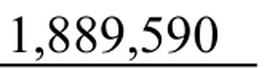
#> input picture runs/web-20261017-095429/pages/cells/doc_840b15aa4dc3/cell_p107_r11c3.png, 275 x 68 px
$ python -i image.py   (imports and definitions only)
#> lines starting #> are read from the running program, lines starting #| are printed output that depends on the picture; after the words box and inside, x2 and y2 are one past the last pixel; in counts of white or black regions, pixels touching at a corner belong together
#> further down, picture is the input picture: PIL image 275x68 RGB; min 0, max 255, mean 216.3
"""图像预处理 —— 提升扫描件 OCR 精度的确定性步骤。

金融扫描件常见问题：歪斜（拍照/复印）、装订线阴影、印章遮挡、
纸张泛黄导致对比度不足。每一步都做**条件触发**，不是无脑全套处理
（过度二值化反而会损失小字号数字的细节）。
"""

from __future__ import annotations

from dataclasses import dataclass
from pathlib import Path

from pydantic import BaseModel, Field

from agent.runtime.errors import HarnessError
from agent.tools.registry import tool

try:
    from PIL import Image, ImageOps

    _HAS_PIL = True
except ImportError:  # pragma: no cover
    Image = None  # type: ignore[assignment]
    ImageOps = None  # type: ignore[assignment]
    _HAS_PIL = False


@dataclass
class PreprocessReport:
    """预处理报告 —— 记录**做了什么、为什么做**，用于可追溯。"""

    applied: list[str]
    skipped: list[str]
    skew_degrees: float = 0.0
    original_size: tuple[int, int] = (0, 0)
    final_size: tuple[int, int] = (0, 0)

    # [8 lines left out: function to_dict, not called in this run]


def estimate_skew(image: "Image.Image", *, max_degrees: float = 8.0) -> float:
    """估计页面歪斜角度。

    用「投影方差最大化」法：对候选角度做小角度旋转，计算水平投影
    的方差，方差最大时文本行最对齐。无需 OpenCV，纯 PIL + numpy。
    """
#> called with max_degrees = 8
    import numpy as np

    gray = image.convert("L")
    # 降采样加速
    w, h = gray.size
#> w = 275; h = 68
    scale = min(1.0, 1000.0 / max(w, h))
#> scale = 1
    if scale < 1.0:
        gray = gray.resize((int(w * scale), int(h * scale)), Image.Resampling.BILINEAR)

    arr = np.asarray(gray, dtype=np.float32)
    # 二值化：暗像素为前景（文字）
    thr = arr.mean() - arr.std() * 0.5
#> thr = 176.8
    binary = (arr < thr).astype(np.float32)
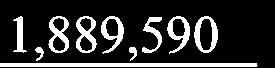
#> binary: shape (68, 275) float32; values 0 (black) and 1 (white), 18.6% white; 10 white regions, largest, box (x1, y1, x2, y2) and area: (0, 63, 258, 67) 1029, (194, 16, 218, 53) 378, (76, 16, 97, 53) 369

    best_angle, best_score = 0.0, -1.0
    for angle in np.arange(-max_degrees, max_degrees + 0.25, 0.5):
        rotated = Image.fromarray((binary * 255).astype("uint8")).rotate(
            angle, resample=Image.Resampling.BILINEAR, fillcolor=0
        )
        proj = np.asarray(rotated, dtype=np.float32).sum(axis=1)
        var = float(proj.var())
        if var > best_score:
            best_score, best_angle = var, float(angle)
#> this loop made 33 passes
#> (var, best_score, best_angle) on passes 1 to 12: (25223518, 25223518, -8), (26481978, 26481978, -7.5), (27886524, 27886524, -7), (29160754, 29160754, -6.5), (30266012, 30266012, -6), (31400504, 31400504, -5.5), (32690206, 32690206, -5), (34277716, 34277716, -4.5), (36607904, 36607904, -4), (40687044, 40687044, -3.5), (47811276, 47811276, -3), (59027160, 59027160, -2.5)
#> var on passes 18 to 23: 184269840, 138041232, 100349456, 74992160, 58071592, 48109112
#> pass 1, in estimate_skew, `rotated = Image.fromarray((binary * 255).astype("uint8")).rotate( angl..`:
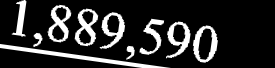
#> rotated: PIL image 275x68 L; min 0, max 255, mean 41.9
#> pass 2, in estimate_skew, `rotated = Image.fromarray((binary * 255).astype("uint8")).rotate( angl..`:
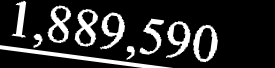
#> rotated: PIL image 275x68 L; min 0, max 255, mean 42
#> pass 3, in estimate_skew, `rotated = Image.fromarray((binary * 255).astype("uint8")).rotate( angl..`:
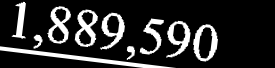
#> rotated: PIL image 275x68 L; min 0, max 255, mean 42.1
#> after the loop, best_angle = 0; best_score = 238708944
    return best_angle


# [80 lines left out: function preprocess_image, not called in this run]


# ==========================================================================
# 工具封装
# ==========================================================================


# [8 lines that did not run here, left out]


# [26 lines that did not run here, left out]


__all__ = [
    "PreprocessReport",
    "estimate_skew",
    "preprocess_image",
    "preprocess_tool",
]

>>> from PIL import Image
>>> picture = Image.open('../../runs/web-20261017-095429/pages/cells/doc_840b15aa4dc3/cell_p107_r11c3.png')
>>> result = estimate_skew(picture)
#> result = 0

$ run again, on runs/web-20261017-095429/pages/cells/doc_840b15aa4dc3/cell_p107_r2c0.png
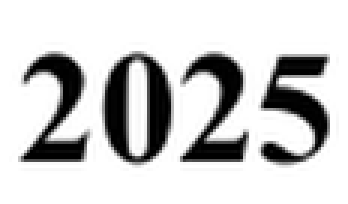
#> input picture runs/web-20261017-095429/pages/cells/doc_840b15aa4dc3/cell_p107_r2c0.png, 116 x 68 px (shown 3 times larger)
#> picture is the input picture: PIL image 116x68 RGB; min 0, max 255, mean 204.7
#> thr = 158.6
#> in estimate_skew, `binary = (arr < thr).astype(np.float32)`:
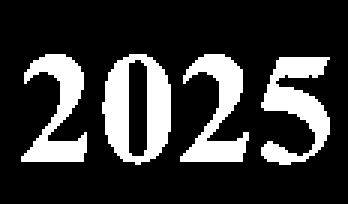
#> binary: shape (68, 116) float32 (shown 3 times larger); values 0 (black) and 1 (white), 21.2% white; 4 white regions, box (x1, y1, x2, y2) and area: (34, 18, 57, 55) 498, (87, 19, 110, 55) 415, (60, 18, 83, 54) 380, (7, 18, 29, 54) 377
#> the loop in estimate_skew, `for angle in np.arange(-max_degrees, max_degrees + 0.25, 0.5):` made 33 passes
#> (var, best_score, best_angle) on passes 1 to 8: (24566162, 24566162, -8), (25027216, 25027216, -7.5), (25592938, 25592938, -7), (26230954, 26230954, -6.5), (26967996, 26967996, -6), (27797956, 27797956, -5.5), (28701470, 28701470, -5), (29677214, 29677214, -4.5)
#> pass 3, in estimate_skew, `rotated = Image.fromarray((binary * 255).astype("uint8")).rotate( angl..`:
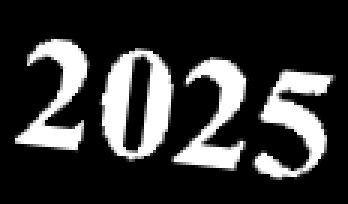
#> rotated: PIL image 116x68 L (shown 3 times larger); min 0, max 255, mean 53.9
#> after the loop in estimate_skew, `for angle in np.arange(-max_degrees, max_degrees + 0.25, 0.5):`: best_angle = 0; best_score = 40031268
#> result = 0

$ run again, on runs/web-20261017-095429/pages/cells/doc_840b15aa4dc3/cell_p108_r0c4.png
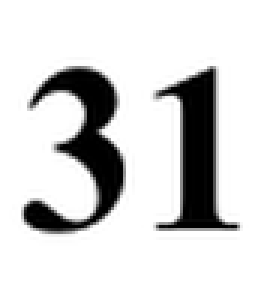
#> input picture runs/web-20261017-095429/pages/cells/doc_840b15aa4dc3/cell_p108_r0c4.png, 89 x 97 px (shown 3 times larger)
#> picture is the input picture: PIL image 89x97 RGB; min 0, max 255, mean 213.5
#> thr = 169.3
#> in estimate_skew, `binary = (arr < thr).astype(np.float32)`:
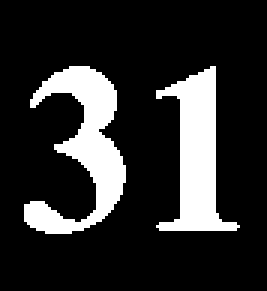
#> binary: shape (97, 89) float32 (shown 3 times larger); values 0 (black) and 1 (white), 17.7% white; 2 white regions, box (x1, y1, x2, y2) and area: (8, 22, 42, 78) 816, (52, 22, 80, 77) 709
#> the loop in estimate_skew, `for angle in np.arange(-max_degrees, max_degrees + 0.25, 0.5):` made 33 passes
#> (var, best_score, best_angle) on passes 1 to 8: (10701929, 10701929, -8), (10859511, 10859511, -7.5), (11031830, 11031830, -7), (11212774, 11212774, -6.5), (11412116, 11412116, -6), (11629650, 11629650, -5.5), (11852854, 11852854, -5), (12084861, 12084861, -4.5)
#> pass 3, in estimate_skew, `rotated = Image.fromarray((binary * 255).astype("uint8")).rotate( angl..`:
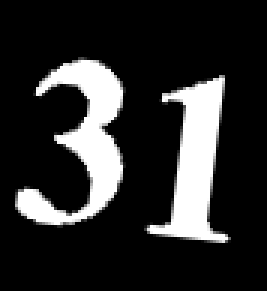
#> rotated: PIL image 89x97 L (shown 3 times larger); min 0, max 255, mean 45
#> after the loop in estimate_skew, `for angle in np.arange(-max_degrees, max_degrees + 0.25, 0.5):`: best_angle = 0; best_score = 14482128
#> result = 0
